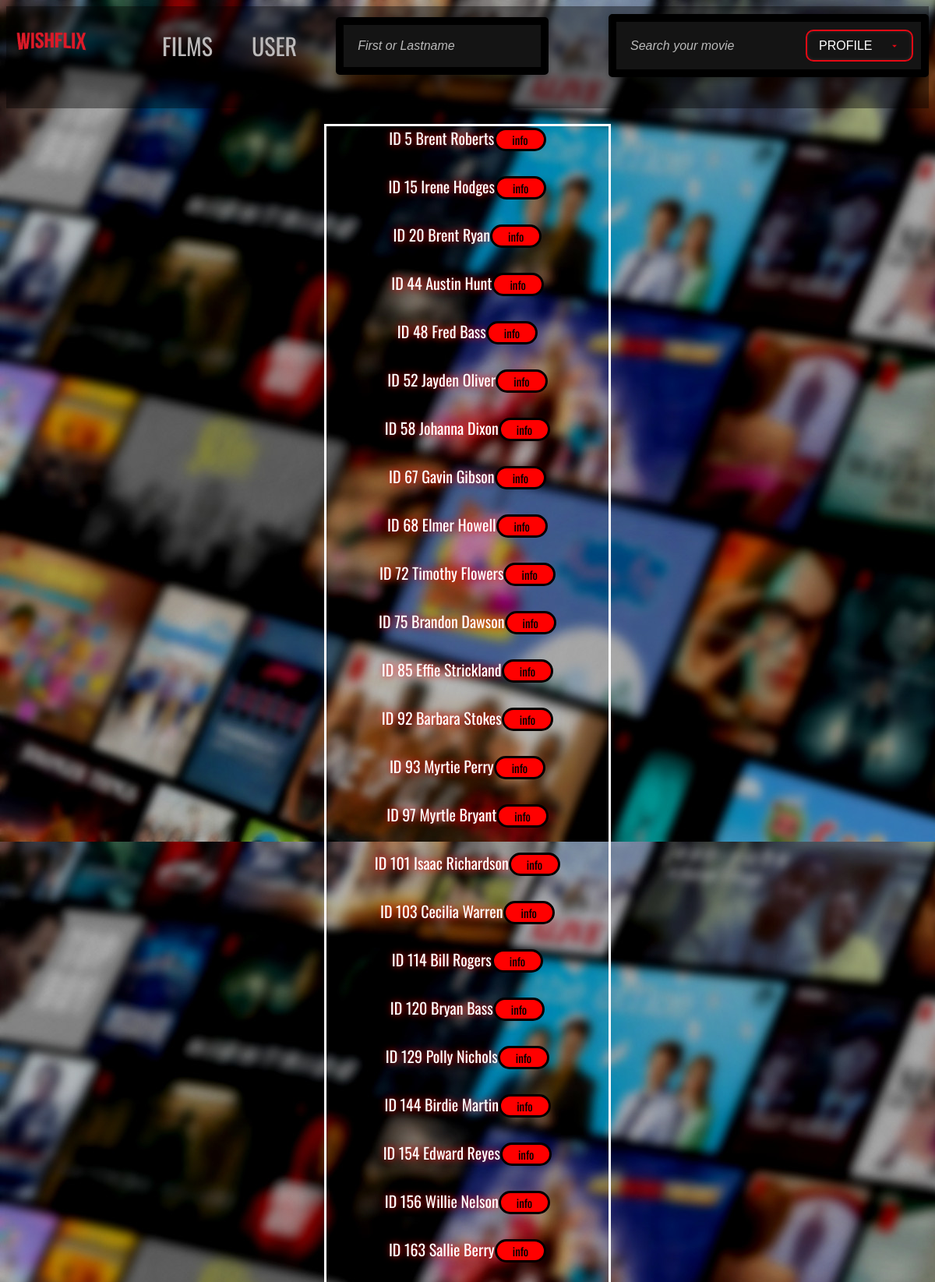
The page /search-user.php (upper part) on the database its author committed.
### tables this page shows
CREATE TABLE user (
    id              INT             NOT NULL AUTO_INCREMENT,
    email           VARCHAR(255)    NOT NULL UNIQUE,
    firstname       VARCHAR(255)    NOT NULL,
    lastname        VARCHAR(255)    NOT NULL,
    birthdate       DATETIME        NOT NULL,
    address         VARCHAR(255),
    zipcode         VARCHAR(10),
    city            VARCHAR(255),
    country         VARCHAR(255),
    PRIMARY KEY (id)
);

### search-user.php (the view, shortened to what this page needs)
<?php
 require_once(__DIR__ . '/connect_db.php');
$req = $bdd->query("SELECT user.id , firstname , lastname  , subscription.name  from user
join membership on user.id = membership.id_user join subscription on membership.id_subscription = subscription.id where user.firstname like '$_POST[user]%'
or user.lastname like '$_POST[user]%'");
require_once(__DIR__ . '/HEADER.php');
?>
<!DOCTYPE html>
<html>
    <head>
    <link href="style.css" rel="stylesheet">
    <link href="user.css" rel="stylesheet">
    </head>
    <body>
    <div class="alluser">
       <?php
       while ($data = $req->fetch()) {
        echo '<form method="post" action="user-api.php">';
        echo "ID " . " " . $data['id'] . ' ' . $data['firstname'] . ' ' . $data['lastname'];
        echo '<input type="submit" value="info">';
        echo '</form><br>';
    }
        ?>
    </div>
    </body>
</html>

### style.css (style rules this page uses)
body { font-family: "Oswald"; }

### user.css (style rules this page uses)
body { background: url(assets/netflixteaser.jpg); background-repeat: repeat; }
.alluser { padding-left: 50px; padding-right: 50px; text-shadow: red 1px 0 10px; border: solid 3px white; text-align: center; font-size: 20px; color: white; display: table; margin-left: auto; margin-right: auto; margin-top: 20px; }
.alluser input { transition: 100ms; border-radius: 50px; font-size: 15px; padding-right: 20px; padding-left: 20px; border: solid 3px rgb(0, 0, 0); background-color: rgb(255, 0, 0); font-family: "Oswald"; }

### rows shown on the page
user: id "5", firstname "Brent", lastname "Roberts"
user: id "15", firstname "Irene", lastname "Hodges"
user: id "20", firstname "Brent", lastname "Ryan"
user: id "44", firstname "Austin", lastname "Hunt"
user: id "48", firstname "Fred", lastname "Bass"
user: id "52", firstname "Jayden", lastname "Oliver"
user: id "58", firstname "Johanna", lastname "Dixon"
user: id "67", firstname "Gavin", lastname "Gibson"
user: id "68", firstname "Elmer", lastname "Howell"
user: id "72", firstname "Timothy", lastname "Flowers"
user: id "75", firstname "Brandon", lastname "Dawson"
user: id "85", firstname "Effie", lastname "Strickland"
user: id "92", firstname "Barbara", lastname "Stokes"
user: id "93", firstname "Myrtie", lastname "Perry"
user: id "97", firstname "Myrtle", lastname "Bryant"
user: id "101", firstname "Isaac", lastname "Richardson"
user: id "103", firstname "Cecilia", lastname "Warren"
user: id "114", firstname "Bill", lastname "Rogers"
user: id "120", firstname "Bryan", lastname "Bass"
user: id "129", firstname "Polly", lastname "Nichols"
user: id "144", firstname "Birdie", lastname "Martin"
user: id "154", firstname "Edward", lastname "Reyes"
user: id "156", firstname "Willie", lastname "Nelson"
user: id "163", firstname "Sallie", lastname "Berry"
